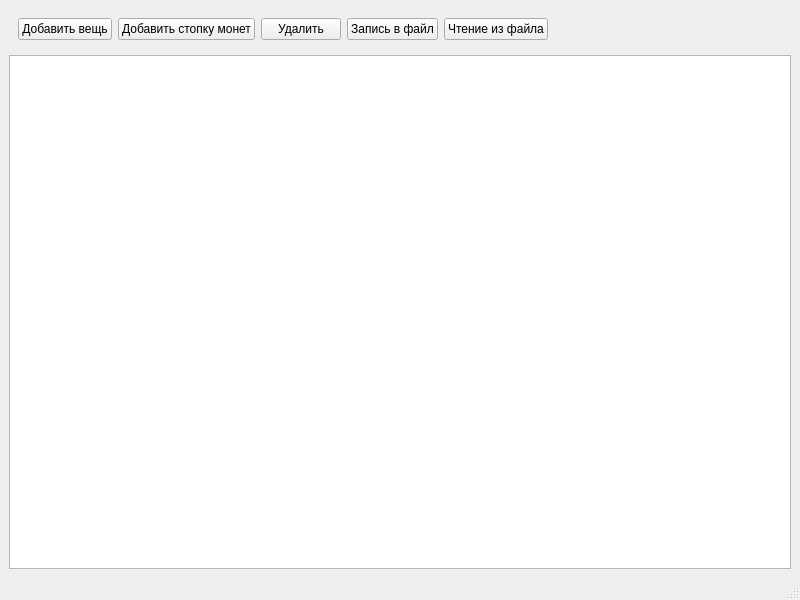
<?xml version="1.0" encoding="UTF-8"?>
<ui version="4.0">
 <class>MainWindow</class>
 <widget class="QMainWindow" name="MainWindow">
  <property name="geometry">
   <rect>
    <x>0</x>
    <y>0</y>
    <width>800</width>
    <height>600</height>
   </rect>
  </property>
  <property name="windowTitle">
   <string>Коллекция классов</string>
  </property>
  <widget class="QWidget" name="centralwidget">
   <layout class="QVBoxLayout" name="verticalLayout">
    <item>
     <widget class="QWidget" name="widget" native="true">
      <property name="minimumSize">
       <size>
        <width>0</width>
        <height>40</height>
       </size>
      </property>
      <property name="maximumSize">
       <size>
        <width>16777215</width>
        <height>40</height>
       </size>
      </property>
      <layout class="QHBoxLayout" name="horizontalLayout">
       <item>
        <widget class="QPushButton" name="butAddUnit">
         <property name="text">
          <string>Добавить вещь</string>
         </property>
        </widget>
       </item>
       <item>
        <widget class="QPushButton" name="butAddUnitStack">
         <property name="text">
          <string>Добавить стопку монет</string>
         </property>
        </widget>
       </item>
       <item>
        <widget class="QPushButton" name="butDelItem">
         <property name="text">
          <string>Удалить</string>
         </property>
        </widget>
       </item>
       <item>
        <widget class="QPushButton" name="butSave">
         <property name="text">
          <string>Запись в файл</string>
         </property>
        </widget>
       </item>
       <item>
        <widget class="QPushButton" name="butLoad">
         <property name="text">
          <string>Чтение из файла</string>
         </property>
        </widget>
       </item>
       <item>
        <spacer name="horizontalSpacer">
         <property name="orientation">
          <enum>Qt::Horizontal</enum>
         </property>
         <property name="sizeHint" stdset="0">
          <size>
           <width>40</width>
           <height>20</height>
          </size>
         </property>
        </spacer>
       </item>
      </layout>
     </widget>
    </item>
    <item>
     <widget class="QListWidget" name="listUnits"/>
    </item>
   </layout>
  </widget>
  <widget class="QMenuBar" name="menubar">
   <property name="geometry">
    <rect>
     <x>0</x>
     <y>0</y>
     <width>800</width>
     <height>19</height>
    </rect>
   </property>
  </widget>
  <widget class="QStatusBar" name="statusbar"/>
 </widget>
 <resources/>
 <connections/>
</ui>
